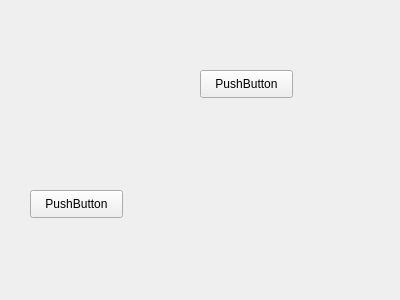
<?xml version="1.0" encoding="UTF-8"?>
<ui version="4.0">
 <class>Form</class>
 <widget class="QWidget" name="Form">
  <property name="geometry">
   <rect>
    <x>0</x>
    <y>0</y>
    <width>400</width>
    <height>300</height>
   </rect>
  </property>
  <property name="windowTitle">
   <string>Form</string>
  </property>
  <widget class="QPushButton" name="pushButton">
   <property name="geometry">
    <rect>
     <x>200</x>
     <y>70</y>
     <width>93</width>
     <height>28</height>
    </rect>
   </property>
   <property name="text">
    <string>PushButton</string>
   </property>
  </widget>
  <widget class="QPushButton" name="pushButton_2">
   <property name="geometry">
    <rect>
     <x>30</x>
     <y>190</y>
     <width>93</width>
     <height>28</height>
    </rect>
   </property>
   <property name="text">
    <string>PushButton</string>
   </property>
  </widget>
 </widget>
 <resources/>
 <connections/>
</ui>
